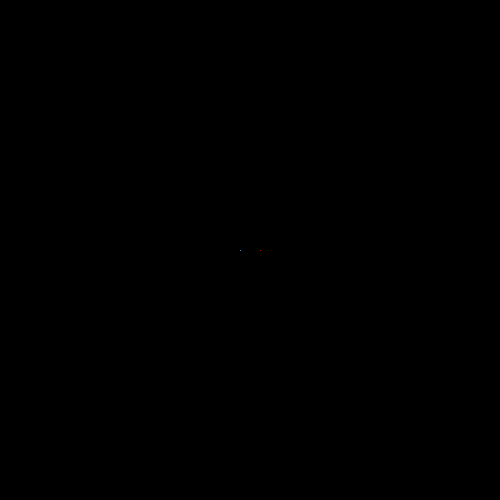
Frame 1 (no input)
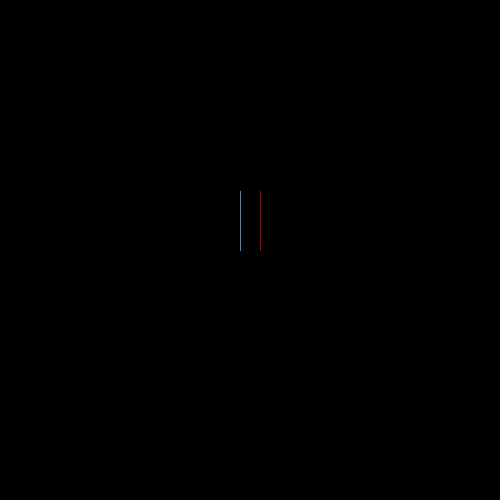
Frame 60 (the mouse pressed at the canvas centre just before this capture)
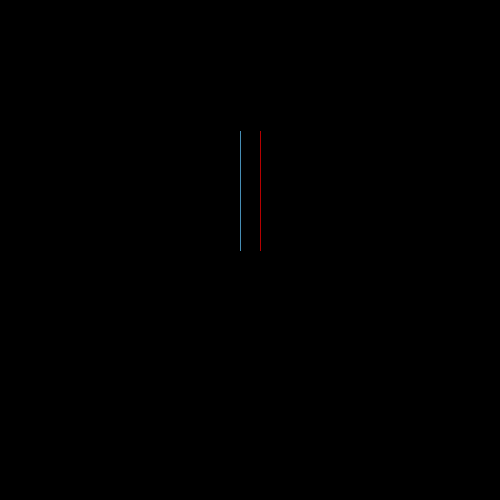
Frame 120 (the mouse held since frame 60 and released just before this capture)

The Processing sketch that drew these frames (run headless with seeded random() and noise(); from frame 60 on, the mouse is pressed at the canvas centre):

// Processing sketch: processing_77662
// ── processing_77662.pde

//Winston L, TRON (Player vs Player), CP1, Mods 4-5
//http://www.openprocessing.org/sketch/

int u=UP;
int v=260;
int w=250;
int x=240;
int y=250;
int z=UP;
boolean youLose = false;


void setup()
{
  size(500, 500);
  background(0);
}
void draw()
{ 
  if (youLose==true)
  {
  }
  else
  {
    player1();
    player2();
  }
}
void keyPressed()
{
  if (key == 'w')
  {
    z=UP;
  }
  if (key == 's')
  {
    z=DOWN;
  }
  if (key == 'a')
  {
    z=LEFT;
  }
  if (key == 'd')
  {
    z=RIGHT;
  }
  if (keyCode == UP)
  {
    u=UP;
  }
  if (keyCode == DOWN)
  {
    u=DOWN;
  }
  if (keyCode == LEFT)
  {
    u=LEFT;
  }
  if (keyCode == RIGHT)
  {
    u=RIGHT;
  }
}
void player1()
{
  if (get(x, y) != color(0))
  {
    z=0;
    youLose=true;
    background(0);
    textAlign(CENTER);
    textSize(30);
    text("Game Over! Player1 loses!", 250, 250);
  }
  stroke(100, 200, 255);
  point(x, y);
  if (z == UP)
  {
    y--;
  }
  if (z == DOWN)
  {
    y++;
  }
  if (z == LEFT)
  {
    x--;
  }
  if (z == RIGHT)
  {
    x++;
  }
}
void player2()
{
  if (get(v, w) != color(0))
  {
    u=0;
    youLose=true;
    background(0);
    textAlign(CENTER);
    textSize(30);
    text("Game Over! Player2 loses!", 250, 250);
  }
  stroke(255, 0, 0);
  point(v, w);
  if (u == UP)
  {
    w--;
  }
  if (u == DOWN)
  {
    w++;
  }
  if (u == LEFT)
  {
    v--;
  }
  if (u == RIGHT)
  {
    v++;
  }
}
